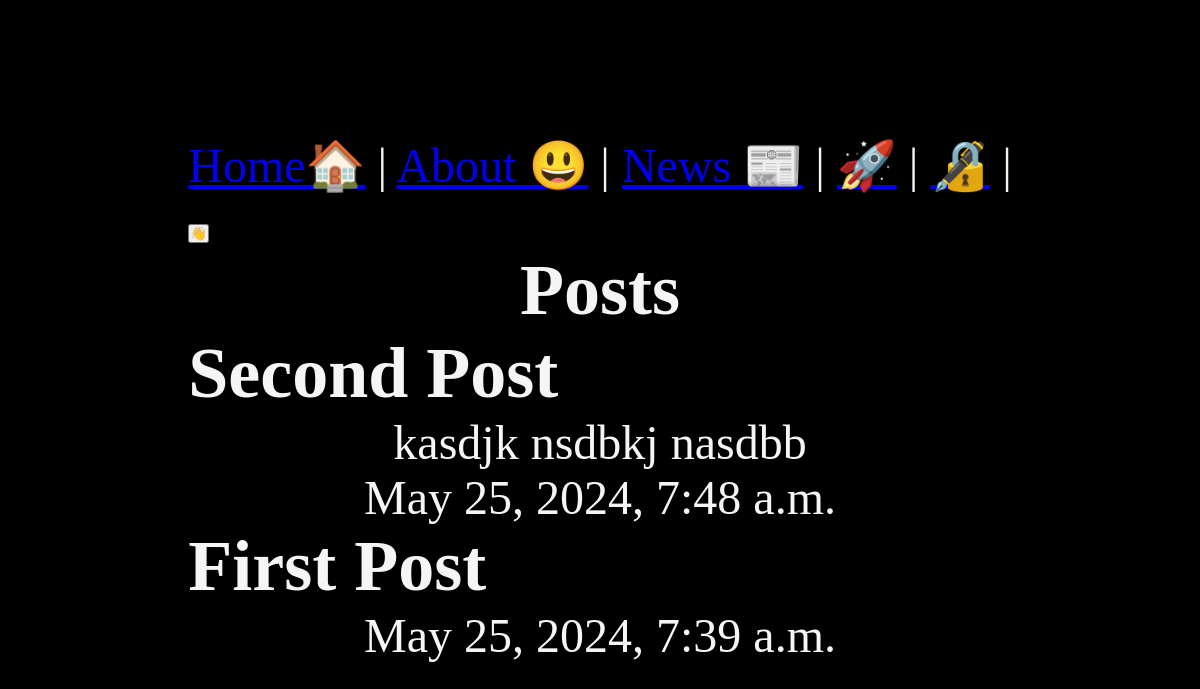
The app's page /posts/, older data.
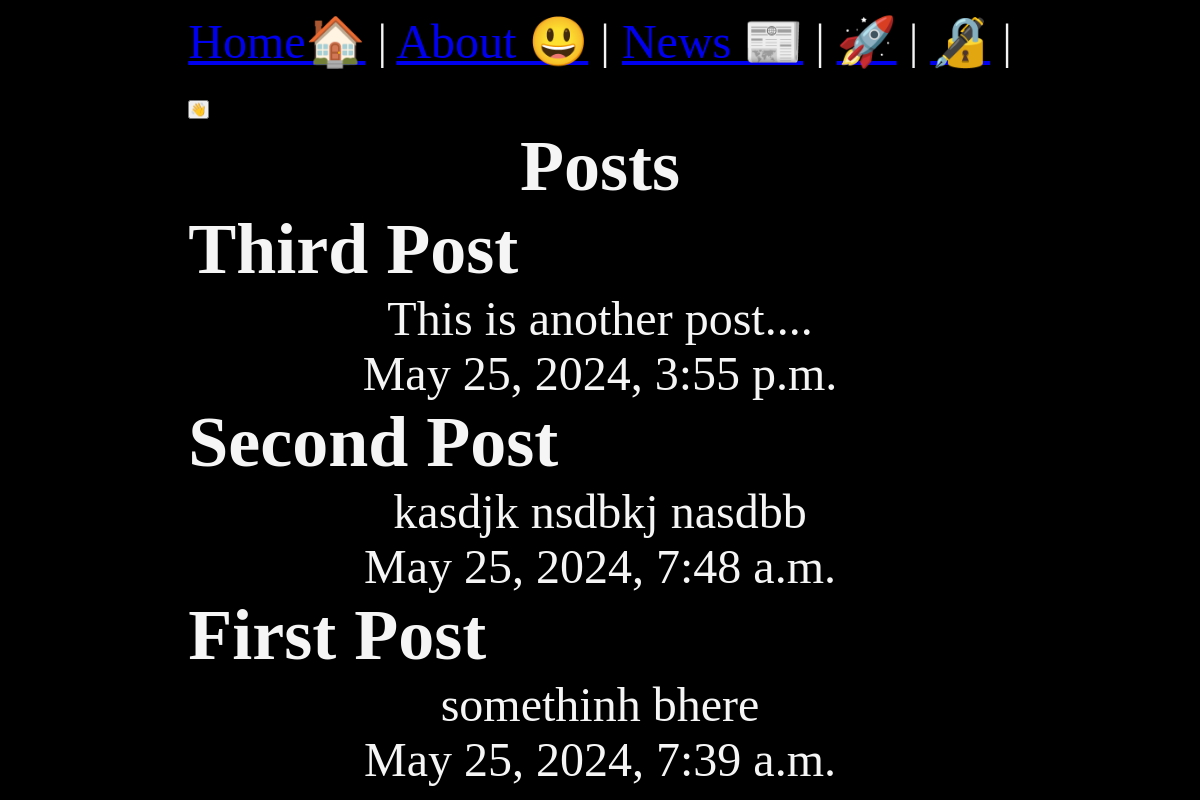
The same page, newer data.
### posts/models.py (models this page shows, shortened)
class Post(models.Model):
    title = models.CharField(max_length=100)
    body = models.TextField()
    slug = models.SlugField()
    date = models.DateTimeField(auto_now_add=True)
    banner = models.ImageField(default='fallback.png',blank=True)

### posts/views.py (the view)
# urls.py: path("", posts_lists, name="list"),
def posts_lists(request):
    post = Post.objects.all().order_by('-date')
    return render(request, 'posts/post_list.html', {'posts':post})

### posts/templates/posts/post_list.html (shortened to what this page needs)
{%  extends 'layout.html' %}
{% block content %}
<section>
    <h1>Posts</h1>
{% for post in posts %}
<article>
    <h2>{{post.title}}</h2>
    <p>{{post.body}}</p>
    <p>{{post.date}}</p>
</article>
{% endfor %}
</section>
{% endblock %}%}

### templates/layout.html (shortened to what this page needs)
<!DOCTYPE html>
{% load static %}
<html>
    <head>
        <link rel="stylesheet" href="{% static 'css/style.css' %}" />
    </head>
    <body>
        <nav>
            <a href="/" >Home🏠</a> |
            <a href="/about" >About 😃</a> |
            <a href="{% url 'posts:list' %}" >News 📰</a> |
            <a href="{% url 'users:register' %}" >🚀</a> |
            <a href="{% url 'users:login' %}" >🔏</a> |
            <form actions="{% url 'users:logout' %}" method="post">
                <button >
👋
                </button>
            </form>
        </nav>
        <main>
            {% block content%}
            {% endblock%}
        </main>
    </body>
</html>

### static/css/style.css (style rules this page uses)
* { margin:0; padding:0; box-sizing: border-box; }
body { min-height: 100vh; display: grid; place-content: center; font-size: 3rem; background-color: black; color: whitesmoke; }
h1,p { text-align: center; }

Row changes from the older to the newer data that the page shows:
added Post: title "Third Post", body "This is another post....", date "May 25, 2024, 3:55 p.m."
changed Post "First Post": body (not shown) → "somethinh bhere"
